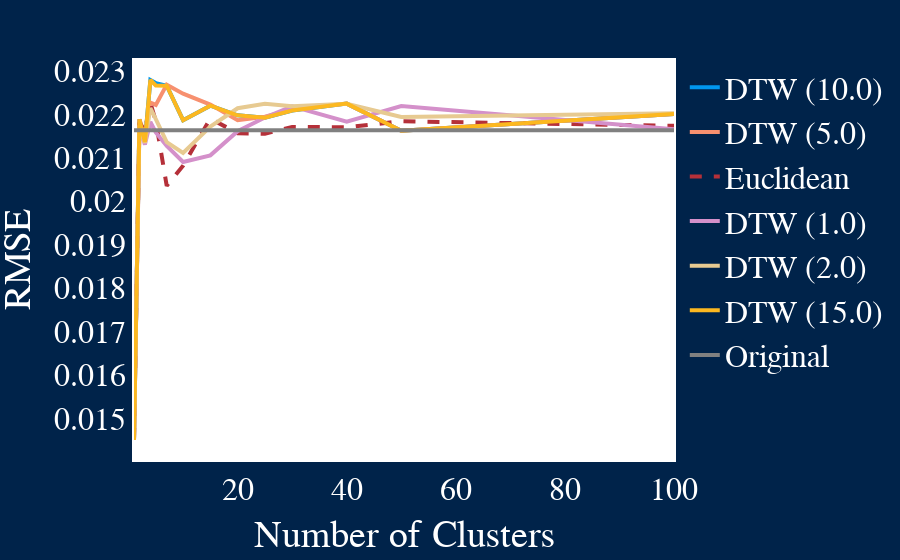

Here is the notebook cell this chart was saved with:
### Code cell
# config
path = "/cluster/home/danare/git/GENeSYS_MOD.data/Output/output_excel/Timeseries.xlsx"
config = "/cluster/home/danare/git/Clustering/data/config5.yml"
K = [1,2,3,4,5,7,10,15,20,25,30, 40,50,100]
W = Dict(
    "Euclidean" => 0,
    "DTW (1)" => 1,
    "DTW (2)" => 2,
    "DTW (5)"  => 5,
    "DTW (10)"  => 10,
    "DTW (15)"  => 15,
    
);


# empty DataFrame
df = DataFrame(Cluster = Float64[], Window = Float64[], Value = Float64[])

# read in data
config = TSClustering.read_yaml_file(file=config);
config["Country_Data_Entries"] = ["TS_PV_AVG"]
data_org = TSClustering.read_data(path=path, config=config);
data_clustering_org = TSClustering.create_clustering_matrix(config=config, CountryData=data_org);
# apply normalization
data = TSClustering.normalize_data(CountryData=data_org, config=config);
data_clustering = TSClustering.create_clustering_matrix(config=config, CountryData=data);


# calculate the distance matrix
for w ∈ values(W)
    D = TSClustering.define_distance(w=w, data_clustering=data_clustering, fast_dtw=false)
    result = hclust(D, linkage=:ward)
    for k ∈ K 
        cl = cutree(result, k=k)
        weights = Dict()
        for i in cl
            weights[i] = get(weights, i, 0) + 1
        end
    
        # bring data in Jump format
        m_cluster_org, mapping_org_data = TSClustering.calculate_representative(representative=:medoid, data_clustering=data_clustering_org, cl=cl, weights=weights, k=k);
        cluster_dict_org = TSClustering.convert_data(k=k, config=config, M=m_cluster_org);
        data_org = TSClustering.read_data(path=path, config=config);
        sc = TSClustering.scaling(data_org=data_org, scaled_clusters=cluster_dict_org, k=k, weights=weights, config=config)
        # calculate rmse
        #rmse = TSClustering.calculate_rmse(data_org=data_org, cluster_dict=sc, cl=cl)

        # calculate variance
        rmse = TSClustering.calculate_variance(cluster_dict=sc, cl=cl, config=config, weight=weights)
        # insert new row dataframe 
        push!(df, [k w rmse])
    end 
end 


# write original data
data_org = TSClustering.read_data(path=path, config=config);
var_org = 0
counter = 0
for t ∈ keys(data_org)
    for c ∈ eachcol(data_org[t])
        if sum(c) > 0
            var_org += var(c)
            counter += 1
        end
    end 
end 

for k in K
    push!(df, [k 999 var_org/counter])
end


p = collect(values(W))
append!(p, [999])

# write file as csv 
#CSV.write("results/variance_deonly.csv", df)


# plot 
TSClustering.plot_rmse_clusters(df=df, write_html=true, name="results/variance__$(Dates.now()).html")

### Figure 1 — Plotly figure (JSON) as saved in the notebook; plotly's stock layout.template omitted (floating-point values rounded to 4 significant figures)
{"data": [{"line": {"color": "rgb(1,151,239)", "dash": "solid", "width": 4}, "mode": "lines", "name": "DTW (10.0)", "type": "scatter", "x": [1, 2, 3, 4, 5, 7, 10, 15, 20, 25, 30, 40, 50, 100], "y": [0.0145, 0.02188, 0.02136, 0.02279, 0.02272, 0.02266, 0.02187, 0.0222, 0.02198, 0.02192, 0.02209, 0.02225, 0.02162, 0.02201]}, {"line": {"color": "rgb(247,144,111)", "dash": "solid", "width": 4}, "mode": "lines", "name": "DTW (5.0)", "type": "scatter", "x": [1, 2, 3, 4, 5, 7, 10, 15, 20, 25, 30, 40, 50, 100], "y": [0.0145, 0.02188, 0.02151, 0.02227, 0.02222, 0.02268, 0.02248, 0.02223, 0.02187, 0.02195, 0.02211, 0.02225, 0.02162, 0.02201]}, {"line": {"color": "rgb(181,48,57)", "dash": "dash", "width": 4}, "mode": "lines", "name": "Euclidean", "type": "scatter", "x": [1, 2, 3, 4, 5, 7, 10, 15, 20, 25, 30, 40, 50, 100], "y": [0.0145, 0.02181, 0.02161, 0.02227, 0.02185, 0.02035, 0.02082, 0.02191, 0.02156, 0.02155, 0.02171, 0.0217, 0.02184, 0.02174]}, {"line": {"color": "rgb(212,144,202)", "dash": "solid", "width": 4}, "mode": "lines", "name": "DTW (1.0)", "type": "scatter", "x": [1, 2, 3, 4, 5, 7, 10, 15, 20, 25, 30, 40, 50, 100], "y": [0.0145, 0.02174, 0.0213, 0.02182, 0.02158, 0.02127, 0.0209, 0.02106, 0.02161, 0.02193, 0.02218, 0.02183, 0.02219, 0.02166]}, {"line": {"color": "rgb(231,202,145)", "dash": "solid", "width": 4}, "mode": "lines", "name": "DTW (2.0)", "type": "scatter", "x": [1, 2, 3, 4, 5, 7, 10, 15, 20, 25, 30, 40, 50, 100], "y": [0.0145, 0.02174, 0.02134, 0.02215, 0.02189, 0.02136, 0.02111, 0.02172, 0.02214, 0.02224, 0.02218, 0.02224, 0.02194, 0.02202]}, {"line": {"color": "rgb(252,184,32)", "dash": "solid", "width": 4}, "mode": "lines", "name": "DTW (15.0)", "type": "scatter", "x": [1, 2, 3, 4, 5, 7, 10, 15, 20, 25, 30, 40, 50, 100], "y": [0.0145, 0.02188, 0.02136, 0.02279, 0.02266, 0.02266, 0.02187, 0.0222, 0.02198, 0.02192, 0.02209, 0.02225, 0.02162, 0.02201]}, {"line": {"color": "grey", "dash": "solid", "width": 4}, "mode": "lines", "name": "Original", "type": "scatter", "x": [1, 2, 3, 4, 5, 7, 10, 15, 20, 25, 30, 40, 50, 100], "y": [0.02164, 0.02164, 0.02164, 0.02164, 0.02164, 0.02164, 0.02164, 0.02164, 0.02164, 0.02164, 0.02164, 0.02164, 0.02164, 0.02164]}], "layout": {"borderwidth": 1, "font": {"color": "white", "family": "Calibri", "size": 32}, "legend": {"traceorder": "normal"}, "margin": {"b": 50, "l": 50, "r": 50, "t": 60}, "paper_bgcolor": "rgb(0,35,74)", "plot_bgcolor": "white", "xaxis": {"font": {"color": "white", "size": 32}, "linecolor": "white", "linewidth": 2, "mirror": true, "showgrid": false, "showline": true, "showticklabels": true, "tickfont": {"color": "white"}, "title": {"text": "Number of Clusters"}}, "yaxis": {"font": {"color": "white", "size": 32}, "linecolor": "white", "linewidth": 2, "mirror": true, "showgrid": false, "showline": true, "showticklabels": true, "tickfont": {"color": "white"}, "title": {"text": "RMSE"}}}}
